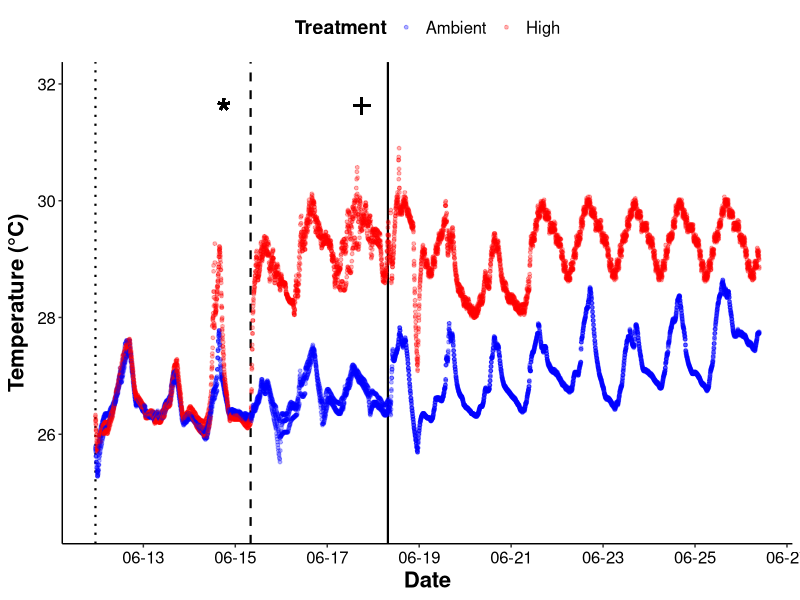
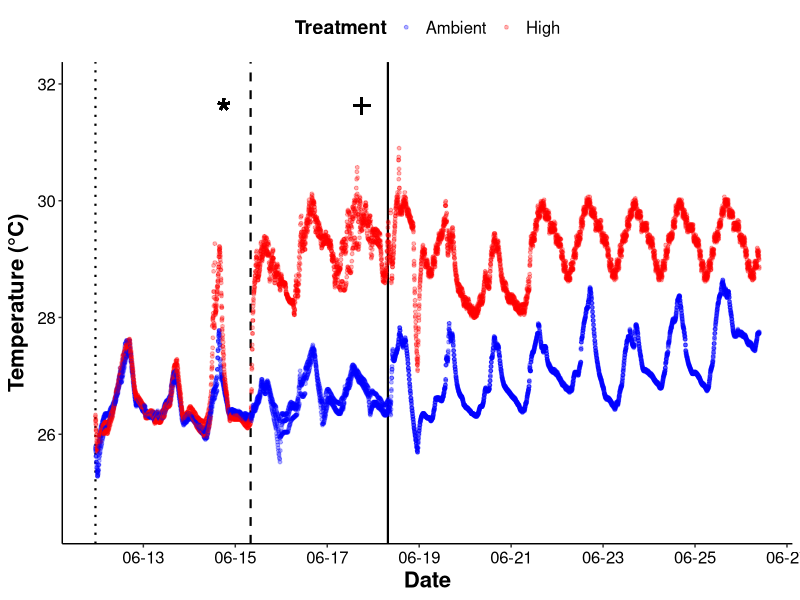

Reproduce these figures in R, in order.
## ---- chunk 1
knitr::opts_chunk$set(echo = TRUE, warning=FALSE, message=FALSE)

library("car") #levenes test
library("ggplot2") #plotting
library("plotrix") #plotting
library("reshape2") #data shaping
require("gridExtra") #Arrange Plots for output
require("plyr") #for ddply
require("dplyr")
require("utils")
library("tidyverse")
library("lubridate")
library("scales")
## ---- chunk 2
temps<-read.csv("Mcap2021/Data/Environmental/Temperature/Temperatures.csv")

temps<-temps%>%
  filter(!Temp>35)%>% #remove artifical values
  filter(!Temp<24) #remove artifical values

temps$DateTime<-as.POSIXct(temps$DateTime, format="%m/%d/%y %H:%M")

temp_plot<-ggplot(temps)+
     geom_vline(xintercept=as.numeric(temps$DateTime[1]), linetype="dotted", color="black", size=0.75)+
    geom_vline(xintercept=as.numeric(temps$DateTime[2920]), linetype="dashed", color="black", size=0.75)+
     geom_vline(xintercept=as.numeric(temps$DateTime[5500]), linetype="solid", color="black", size=0.75)+
    geom_point(aes(DateTime,Temp,color=Treatment),alpha=0.3,size=1)+
     scale_color_manual(values=c("blue","red"))+
     #geom_smooth(aes(DateTime,Temp,color=Treatment),se=FALSE,span=0.15,size=1)+
     scale_x_datetime(date_breaks="2 days",minor_breaks=waiver(),labels=date_format("%m-%d"))+
     geom_text(x=as.POSIXct("2021-06-14 18:00:00"), y=31.5, label="*", size=10)+
     geom_text(x=as.POSIXct("2021-06-17 18:00:00"), y=31.7, label="+", size=9)+
     ylim(24.5, 32)+
     ylab(expression(bold("Temperature (°C)")))+
     xlab(expression(bold("Date")))+
     theme_classic() + 
     theme(
      legend.position="top",
      axis.title=element_text(face="bold", size=16),
      axis.text=element_text(size=12, color="black"), 
      legend.title=element_text(face="bold", size=14), 
      legend.text=element_text(size=12)
      ); temp_plot

ggsave(filename="Mcap2021/Figures/Temperatures.png", plot=temp_plot, dpi=500, width=8.5, height=5, units="in")
## ---- chunk 3
temps%>% filter(DateTime < as.POSIXct("2021-06-15 08:00:00")) %>%summarise(mean=mean(Temp),sd=sd(Temp),se=std.error(Temp))
## ---- chunk 4
temps%>% filter(DateTime > as.POSIXct("2021-06-15 08:00:00"))%>% filter(DateTime < as.POSIXct("2021-06-18 18:30:00"))%>% group_by(Treatment)%>%summarise(mean=mean(Temp),sd=sd(Temp),se=std.error(Temp))
## ---- chunk 5
temps%>% filter(DateTime > as.POSIXct("2021-06-19 08:00:00"))%>% group_by(Treatment)%>%summarise(mean=mean(Temp),sd=sd(Temp),se=std.error(Temp))
